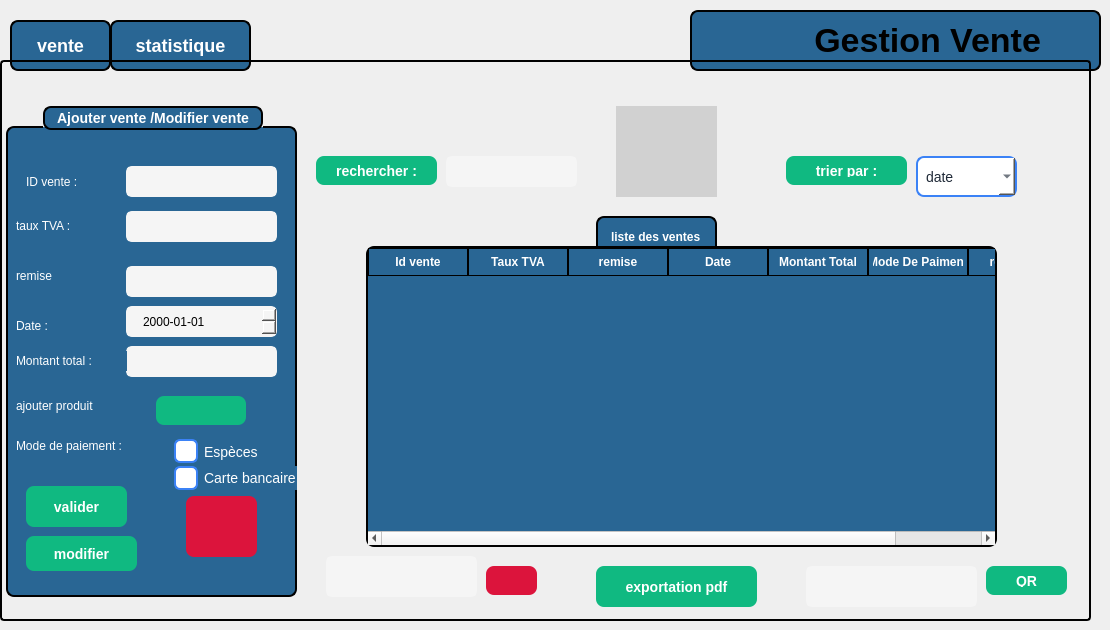
    <widget class="QWidget" name="vente">
     <widget class="QPushButton" name="btnpage2vente">
      <property name="geometry">
       <rect>
        <x>110</x>
        <y>20</y>
        <width>141</width>
        <height>51</height>
       </rect>
      </property>
      <property name="styleSheet">
       <string notr="true">QPushButton {
    border: 2px solid black;
    border-radius: 8px;
    font-weight: bold;
    font-size: 18px;              /* texte plus grand */
    background-color: rgb(41, 102, 148); /* bleu normal */
    color: white;
    padding: 8px 16px;
}

/* Quand la souris passe dessus */
QPushButton:hover {
    background-color: rgb(61, 122, 168); /* bleu plus clair */
}

/* Quand on clique dessus */
QPushButton:pressed {
    background-color: rgb(81, 142, 188); /* encore plus clair */
}

/* Bouton actif (par ex. quand on est sur la page 1) */
QPushButton[active=&quot;true&quot;] {
    background-color: #10b981;  /* vert quand actif */
    color: white;
}
</string>
      </property>
      <property name="text">
       <string>statistique</string>
      </property>
     </widget>
     <widget class="QStackedWidget" name="stackedWidgetvente">
      <property name="geometry">
       <rect>
        <x>0</x>
        <y>60</y>
        <width>1091</width>
        <height>561</height>
       </rect>
      </property>
      <property name="styleSheet">
       <string notr="true">QStackedWidget {
  border: 2px solid black;
  border-radius: 4px;
  padding: 4px;
}</string>
      </property>
      <property name="currentIndex">
       <number>1</number>
      </property>
      <widget class="QWidget" name="page_16">
       <widget class="QLabel" name="labelStatVentes">
        <property name="geometry">
         <rect>
          <x>20</x>
          <y>10</y>
          <width>1051</width>
          <height>531</height>
         </rect>
        </property>
        <property name="text">
         <string>TextLabel</string>
        </property>
       </widget>
      </widget>
      <widget class="QWidget" name="page_1">
       <widget class="QGroupBox" name="groupBox_12">
        <property name="geometry">
         <rect>
          <x>0</x>
          <y>40</y>
          <width>291</width>
          <height>491</height>
         </rect>
        </property>
        <property name="styleSheet">
         <string notr="true">
QGroupBox {
    background-color: rgb(41, 102, 148);   /* blue background */
    border: 2px solid black;               /* black border, 2px wide */
    border-radius: 8px;                    /* rounded corners */
    margin-top: 20px;                      /* space for the title */
    color: white;                          /* title text color */
    font-weight: bold;
    font-size: 14px;
}

QGroupBox::title {
 border: 2px solid black;               /* black border, 2px wide */
    border-radius: 8px;     
background-color: rgb(41, 102, 148);
    subcontrol-origin: margin;
    subcontrol-position: top center;       /* title centered */
    padding: 2px 10px;
}</string>
        </property>
        <property name="title">
         <string>Ajouter vente /Modifier vente</string>
        </property>
        <widget class="QLabel" name="label_101">
         <property name="geometry">
          <rect>
           <x>20</x>
           <y>60</y>
           <width>63</width>
           <height>31</height>
          </rect>
         </property>
         <property name="styleSheet">
          <string notr="true">background-color:rgb(41, 102, 148);
color: rgb(255, 255, 255)</string>
         </property>
         <property name="text">
          <string>ID vente :</string>
         </property>
        </widget>
        <widget class="QLineEdit" name="lineEdit_45">
         <property name="geometry">
          <rect>
           <x>120</x>
           <y>60</y>
           <width>151</width>
           <height>31</height>
          </rect>
         </property>
         <property name="styleSheet">
          <string notr="true">QLineEdit {
    width: 150px;
    height: 150px;
    border: 3px solid rgb(245,245,245);
    border-radius: 6px;
    padding: 6px 12px;
    color: rgb(0,0,0);
    background-color: rgb(245,245,245); 
}</string>
         </property>
         <property name="text">
          <string/>
         </property>
        </widget>
        <widget class="QLineEdit" name="lineEdit_46">
         <property name="geometry">
          <rect>
           <x>120</x>
           <y>105</y>
           <width>151</width>
           <height>31</height>
          </rect>
         </property>
         <property name="styleSheet">
          <string notr="true">QLineEdit {
    width: 150px;
    height: 150px;
    border: 3px solid rgb(245,245,245);
    border-radius: 6px;
    padding: 6px 12px;
    color: rgb(0,0,0);
    background-color: rgb(245,245,245); 
}</string>
         </property>
         <property name="text">
          <string/>
         </property>
        </widget>
        <widget class="QLineEdit" name="lineEdit_47">
         <property name="geometry">
          <rect>
           <x>120</x>
           <y>160</y>
           <width>151</width>
           <height>31</height>
          </rect>
         </property>
         <property name="styleSheet">
          <string notr="true">QLineEdit {
    width: 150px;
    height: 150px;
    border: 3px solid rgb(245,245,245);
    border-radius: 6px;
    padding: 6px 12px;
    color: rgb(0,0,0);
    background-color: rgb(245,245,245); 
}</string>
         </property>
         <property name="text">
          <string/>
         </property>
        </widget>
        <widget class="QLineEdit" name="lineEdit_49">
         <property name="geometry">
          <rect>
           <x>120</x>
           <y>240</y>
           <width>151</width>
           <height>31</height>
          </rect>
         </property>
         <property name="styleSheet">
          <string notr="true">QLineEdit {
    width: 150px;
    height: 150px;
    border: 3px solid rgb(245,245,245);
    border-radius: 6px;
    padding: 6px 12px;
    color: rgb(0,0,0);
    background-color: rgb(245,245,245); 
}</string>
         </property>
         <property name="text">
          <string/>
         </property>
        </widget>
        <widget class="QLabel" name="label_102">
         <property name="geometry">
          <rect>
           <x>10</x>
           <y>110</y>
           <width>121</width>
           <height>20</height>
          </rect>
         </property>
         <property name="styleSheet">
          <string notr="true">background-color:rgb(41, 102, 148);
color: rgb(255, 255, 255)</string>
         </property>
         <property name="text">
          <string>taux TVA :</string>
         </property>
        </widget>
        <widget class="QLabel" name="label_103">
         <property name="geometry">
          <rect>
           <x>10</x>
           <y>160</y>
           <width>63</width>
           <height>20</height>
          </rect>
         </property>
         <property name="styleSheet">
          <string notr="true">background-color:rgb(41, 102, 148);
color: rgb(255, 255, 255)</string>
         </property>
         <property name="text">
          <string>remise</string>
         </property>
        </widget>
        <widget class="QLabel" name="label_104">
         <property name="geometry">
          <rect>
           <x>10</x>
           <y>210</y>
           <width>63</width>
           <height>20</height>
          </rect>
         </property>
         <property name="styleSheet">
          <string notr="true">background-color:rgb(41, 102, 148);
color: rgb(255, 255, 255)</string>
         </property>
         <property name="text">
          <string>Date :</string>
         </property>
        </widget>
        <widget class="QDateEdit" name="dateEdit_3">
         <property name="geometry">
          <rect>
           <x>120</x>
           <y>200</y>
           <width>151</width>
           <height>31</height>
          </rect>
         </property>
         <property name="styleSheet">
          <string notr="true">QDateEdit {
    border: 3px solid rgb(245,245,245);
    border-radius: 6px;
    padding: 6px 12px;
    color: rgb(0,0,0);
    background-color: rgb(245,245,245); 
}</string>
         </property>
         <property name="displayFormat">
          <string>yyyy-MM-dd</string>
         </property>
        </widget>
        <widget class="QLabel" name="label_106">
         <property name="geometry">
          <rect>
           <x>10</x>
           <y>320</y>
           <width>111</width>
           <height>20</height>
          </rect>
         </property>
         <property name="styleSheet">
          <string notr="true">background-color:rgb(41, 102, 148);
color: rgb(255, 255, 255)</string>
         </property>
         <property name="text">
          <string/>
         </property>
        </widget>
        <widget class="QLabel" name="label_107">
         <property name="geometry">
          <rect>
           <x>10</x>
           <y>245</y>
           <width>111</width>
           <height>20</height>
          </rect>
         </property>
         <property name="styleSheet">
          <string notr="true">background-color:rgb(41, 102, 148);
color: rgb(255, 255, 255)</string>
         </property>
         <property name="text">
          <string>Montant total :</string>
         </property>
        </widget>
        <widget class="QLabel" name="label_108">
         <property name="geometry">
          <rect>
           <x>10</x>
           <y>330</y>
           <width>141</width>
           <height>20</height>
          </rect>
         </property>
         <property name="styleSheet">
          <string notr="true">background-color:rgb(41, 102, 148);
color: rgb(255, 255, 255)</string>
         </property>
         <property name="text">
          <string>Mode de paiement :</string>
         </property>
        </widget>
        <widget class="QRadioButton" name="radioButton_5">
         <property name="geometry">
          <rect>
           <x>160</x>
           <y>330</y>
           <width>110</width>
           <height>31</height>
          </rect>
         </property>
         <property name="styleSheet">
          <string notr="true">QRadioButton {
    color: white;
    font-size: 14px;
    padding-left: 8px;
background-color: rgb(41, 102, 148);
}

QRadioButton::indicator {
    width: 20px;
    height: 20px;
    border: 2px solid #3b82f6;
    border-radius: 6px;      /* rounded corners */
    background-color: white;  /* unchecked background */
}

QRadioButton::indicator:checked {
    background-color: #FFD700;  /* blue fill when checked */
}</string>
         </property>
         <property name="text">
          <string>Espèces</string>
         </property>
        </widget>
        <widget class="QRadioButton" name="radioButton_6">
         <property name="geometry">
          <rect>
           <x>160</x>
           <y>360</y>
           <width>161</width>
           <height>24</height>
          </rect>
         </property>
         <property name="styleSheet">
          <string notr="true">QRadioButton {
    color: white;
    font-size: 14px;
    padding-left: 8px;
background-color: rgb(41, 102, 148);
}

QRadioButton::indicator {
    width: 20px;
    height: 20px;
    border: 2px solid #3b82f6;
    border-radius: 6px;      /* rounded corners */
    background-color: white;  /* unchecked background */
}

QRadioButton::indicator:checked {
    background-color: #FFD700;  /* blue fill when checked */
}</string>
         </property>
         <property name="text">
          <string>Carte bancaire</string>
         </property>
        </widget>
        <widget class="QPushButton" name="pushButton_33">
         <property name="geometry">
          <rect>
           <x>20</x>
           <y>380</y>
           <width>101</width>
           <height>41</height>
          </rect>
         </property>
         <property name="styleSheet">
          <string notr="true">QPushButton {
    background-color: #10b981;   /* normal state */
    color: white;
    border: none;
    border-radius: 8px;
    padding: 8px 20px;
    font-size: 14px;
    font-weight: bold;
}

QPushButton:hover {
    background-color: #059669;   /* darker on hover */
}</string>
         </property>
         <property name="text">
          <string>valider</string>
         </property>
        </widget>
        <widget class="QPushButton" name="modifier_vente">
         <property name="geometry">
          <rect>
           <x>20</x>
           <y>430</y>
           <width>111</width>
           <height>35</height>
          </rect>
         </property>
         <property name="styleSheet">
          <string notr="true">QPushButton {
    background-color: #10b981;   /* normal state */
    color: white;
    border: none;
    border-radius: 8px;
    padding: 8px 20px;
    font-size: 14px;
    font-weight: bold;
}

QPushButton:hover {
    background-color: #059669;   /* darker on hover */
}</string>
         </property>
         <property name="text">
          <string>modifier</string>
         </property>
        </widget>
        <widget class="QPushButton" name="annulerajout_vente_2">
         <property name="geometry">
          <rect>
           <x>180</x>
           <y>390</y>
           <width>71</width>
           <height>61</height>
          </rect>
         </property>
         <property name="styleSheet">
          <string notr="true">QPushButton {

	background-color: rgb(220, 20, 60);
	
    color: white;
    border: none;
    border-radius: 8px;
    padding: 8px 20px;
    font-size: 14px;
    font-weight: bold;
}

QPushButton:hover {
      /* darker on hover */
	background-color: rgb(140, 0, 0);
}
</string>
         </property>
         <property name="text">
          <string/>
         </property>
         <property name="icon">
          <iconset theme="QIcon::ThemeIcon::EditClear"/>
         </property>
        </widget>
        <widget class="QLabel" name="label_111">
         <property name="geometry">
          <rect>
           <x>10</x>
           <y>290</y>
           <width>121</width>
           <height>20</height>
          </rect>
         </property>
         <property name="styleSheet">
          <string notr="true">background-color:rgb(41, 102, 148);
color: rgb(255, 255, 255)</string>
         </property>
         <property name="text">
          <string>ajouter produit</string>
         </property>
        </widget>
        <widget class="QPushButton" name="pushButton_7">
         <property name="geometry">
          <rect>
           <x>150</x>
           <y>290</y>
           <width>90</width>
           <height>29</height>
          </rect>
         </property>
         <property name="styleSheet">
          <string notr="true">QPushButton {
    background-color: #10b981;   /* normal state */
    color: white;
    border: none;
    border-radius: 8px;
    padding: 8px 20px;
    font-size: 14px;
    font-weight: bold;
}

QPushButton:hover {
    background-color: #059669;   /* darker on hover */
}
</string>
         </property>
         <property name="text">
          <string/>
         </property>
         <property name="icon">
          <iconset theme="QIcon::ThemeIcon::ListAdd"/>
         </property>
        </widget>
        <zorder>label_102</zorder>
        <zorder>label_101</zorder>
        <zorder>lineEdit_45</zorder>
        <zorder>lineEdit_46</zorder>
        <zorder>lineEdit_47</zorder>
        <zorder>lineEdit_49</zorder>
        <zorder>label_103</zorder>
        <zorder>label_104</zorder>
        <zorder>dateEdit_3</zorder>
        <zorder>label_106</zorder>
        <zorder>label_107</zorder>
        <zorder>label_108</zorder>
        <zorder>radioButton_5</zorder>
        <zorder>radioButton_6</zorder>
        <zorder>pushButton_33</zorder>
        <zorder>modifier_vente</zorder>
        <zorder>annulerajout_vente_2</zorder>
        <zorder>label_111</zorder>
        <zorder>pushButton_7</zorder>
       </widget>
       <widget class="QPushButton" name="pushButton_34">
        <property name="geometry">
         <rect>
          <x>310</x>
          <y>90</y>
          <width>121</width>
          <height>29</height>
         </rect>
        </property>
        <property name="styleSheet">
         <string notr="true">QPushButton {
    background-color: #10b981;   /* normal state */
    color: white;
    border: none;
    border-radius: 8px;
    padding: 8px 20px;
    font-size: 14px;
    font-weight: bold;
}

QPushButton:hover {
    background-color: #059669;   /* darker on hover */
}</string>
        </property>
        <property name="text">
         <string>rechercher :</string>
        </property>
       </widget>
       <widget class="QLineEdit" name="lineEdit_vente">
        <property name="geometry">
         <rect>
          <x>440</x>
          <y>90</y>
          <width>131</width>
          <height>31</height>
         </rect>
        </property>
        <property name="styleSheet">
         <string notr="true">QLineEdit {
    width: 150px;
    height: 150px;
    border: 3px solid rgb(245,245,245);
    border-radius: 6px;
    padding: 6px 12px;
    color: rgb(0,0,0);
    background-color: rgb(245,245,245); 
}</string>
        </property>
       </widget>
       <widget class="QPushButton" name="pushButton_35">
        <property name="geometry">
         <rect>
          <x>780</x>
          <y>90</y>
          <width>121</width>
          <height>29</height>
         </rect>
        </property>
        <property name="styleSheet">
         <string notr="true">QPushButton {
    background-color: #10b981;   /* normal state */
    color: white;
    border: none;
    border-radius: 8px;
    padding: 8px 20px;
    font-size: 14px;
    font-weight: bold;
}

QPushButton:hover {
    background-color: #059669;   /* darker on hover */
}
</string>
        </property>
        <property name="text">
         <string>trier par :</string>
        </property>
       </widget>
       <widget class="QTableWidget" name="tableWidgetvente">
        <property name="geometry">
         <rect>
          <x>360</x>
          <y>180</y>
          <width>631</width>
          <height>301</height>
         </rect>
        </property>
        <property name="styleSheet">
         <string notr="true">QTableWidget {
    background-color: rgb(41, 102, 148);   /* blue background */
    border: 2px solid black;
    border-radius: 8px;
    font-weight: bold;
    font-size: 14px;
    gridline-color: black;                 /* cell grid lines */
    color: white;                          
    selection-background-color: #10b981;
    selection-color: white;
    outline: 0;
}

QTableWidget::item {
    border: 1px solid black;               /* give each cell a border */
    padding: 4px;
}

QHeaderView::section {
    background-color: rgb(41, 102, 148);
    color: white;
    border: 1px solid black;              /* column header border */
    padding: 4px;
    font-weight: bold;
}</string>
        </property>
        <column>
         <property name="text">
          <string>Id vente</string>
         </property>
        </column>
        <column>
         <property name="text">
          <string>Taux TVA</string>
         </property>
        </column>
        <column>
         <property name="text">
          <string>remise</string>
         </property>
        </column>
        <column>
         <property name="text">
          <string>Date</string>
         </property>
        </column>
        <column>
         <property name="text">
          <string>Montant Total</string>
         </property>
        </column>
        <column>
         <property name="text">
          <string>Mode De Paiment</string>
         </property>
        </column>
        <column>
         <property name="text">
          <string>refproduit</string>
         </property>
        </column>
       </widget>
       <widget class="QLineEdit" name="lineEdit_supprimer_vente">
        <property name="geometry">
         <rect>
          <x>320</x>
          <y>490</y>
          <width>151</width>
          <height>41</height>
         </rect>
        </property>
        <property name="styleSheet">
         <string notr="true">QLineEdit {
    width: 150px;
    height: 150px;
    border: 3px solid rgb(245,245,245);
    border-radius: 6px;
    padding: 6px 12px;
    color: rgb(0,0,0);
    background-color: rgb(245,245,245); 
}</string>
        </property>
        <property name="text">
         <string/>
        </property>
       </widget>
       <widget class="QPushButton" name="pushButton_3">
        <property name="geometry">
         <rect>
          <x>480</x>
          <y>500</y>
          <width>51</width>
          <height>29</height>
         </rect>
        </property>
        <property name="styleSheet">
         <string notr="true">QPushButton {

	background-color: rgb(220, 20, 60);
	
    color: white;
    border: none;
    border-radius: 8px;
    padding: 8px 20px;
    font-size: 14px;
    font-weight: bold;
}

QPushButton:hover {
      /* darker on hover */
	background-color: rgb(140, 0, 0);
}
</string>
        </property>
        <property name="text">
         <string/>
        </property>
        <property name="icon">
         <iconset theme="QIcon::ThemeIcon::EditDelete"/>
        </property>
       </widget>
       <widget class="QLabel" name="label_109">
        <property name="geometry">
         <rect>
          <x>590</x>
          <y>150</y>
          <width>121</width>
          <height>41</height>
         </rect>
        </property>
        <property name="styleSheet">
         <string notr="true">QLabel {
    border: 2px solid black;           /* bordure noire, 2px */
    border-radius: 8px;
    background-color: rgb(41, 102, 148); /* même couleur de fond */
    color: white;                       /* texte blanc */
    font-weight: bold;                  /* texte un peu gras */
    subcontrol-origin: margin;
    subcontrol-position: top center;    /* titre centré */
    padding: 2px 10px;
}</string>
        </property>
        <property name="text">
         <string>liste des ventes</string>
        </property>
       </widget>
       <widget class="QLabel" name="image_4">
        <property name="geometry">
         <rect>
          <x>610</x>
          <y>40</y>
          <width>101</width>
          <height>91</height>
         </rect>
        </property>
        <property name="styleSheet">
         <string notr="true">background-color: rgb(209, 209, 209);
   </string>
        </property>
        <property name="text">
         <string/>
        </property>
        <property name="pixmap">
         <pixmap>../Projet/images/photo.png</pixmap>
        </property>
       </widget>
       <widget class="QComboBox" name="comboBox_10">
        <property name="geometry">
         <rect>
          <x>910</x>
          <y>90</y>
          <width>101</width>
          <height>41</height>
         </rect>
        </property>
        <property name="styleSheet">
         <string notr="true">QComboBox {
    background-color: rgb(255, 255, 255);   /* white background */
    color: #1f2937;                         /* selected text color */
    border: 2px solid #3b82f6;              /* blue border */
    border-radius: 8px;
    font-size: 14px;
    padding: 4px 8px;
}

/* Dropdown list styling */
QComboBox QAbstractItemView {
    background-color: rgb(255, 255, 255);
    color: #1f2937;
    selection-background-color: #3b82f6;
    selection-color: white;
}

/* Make the arrow black */
QComboBox::down-arrow {
    width: 12px;
    height: 12px;
    image: none; 
                      /* remove default image */
	background-color: rgb(0, 170, 255);
    border-left: 6px solid transparent;
    border-right: 6px solid transparent;
    border-top: 6px solid black;       /* black arrow */
}
</string>
        </property>
        <item>
         <property name="text">
          <string>date</string>
         </property>
        </item>
       </widget>
       <widget class="QLineEdit" name="lineEdit_email">
        <property name="geometry">
         <rect>
          <x>800</x>
          <y>500</y>
          <width>171</width>
          <height>41</height>
         </rect>
        </property>
        <property name="styleSheet">
         <string notr="true">QLineEdit {
    width: 150px;
    height: 150px;
    border: 3px solid rgb(245,245,245);
    border-radius: 6px;
    padding: 6px 12px;
    color: rgb(0,0,0);
    background-color: rgb(245,245,245); 
}</string>
        </property>
        <property name="text">
         <string/>
        </property>
       </widget>
       <widget class="QPushButton" name="pushButton_2">
        <property name="geometry">
         <rect>
          <x>980</x>
          <y>500</y>
          <width>81</width>
          <height>29</height>
         </rect>
        </property>
        <property name="styleSheet">
         <string notr="true">QPushButton {
    background-color: #10b981;   /* normal state */
    color: white;
    border: none;
    border-radius: 8px;
    padding: 8px 20px;
    font-size: 14px;
    font-weight: bold;
}

QPushButton:hover {
    background-color: #059669;   /* darker on hover */
}
</string>
        </property>
        <property name="text">
         <string>QR</string>
        </property>
        <property name="icon">
         <iconset theme="QIcon::ThemeIcon::AddressBookNew"/>
        </property>
       </widget>
       <widget class="QPushButton" name="pushButton_expor">
        <property name="geometry">
         <rect>
          <x>590</x>
          <y>500</y>
          <width>161</width>
          <height>41</height>
         </rect>
        </property>
        <property name="styleSheet">
         <string notr="true">QPushButton {
    background-color: #10b981;   /* normal state */
    color: white;
    border: none;
    border-radius: 8px;
    padding: 8px 20px;
    font-size: 14px;
    font-weight: bold;
}</string>
        </property>
        <property name="text">
         <string>exportation pdf</string>
        </property>
       </widget>
       <zorder>label_109</zorder>
       <zorder>groupBox_12</zorder>
       <zorder>pushButton_34</zorder>
       <zorder>lineEdit_vente</zorder>
       <zorder>pushButton_35</zorder>
       <zorder>tableWidgetvente</zorder>
       <zorder>lineEdit_supprimer_vente</zorder>
       <zorder>pushButton_3</zorder>
       <zorder>image_4</zorder>
       <zorder>comboBox_10</zorder>
       <zorder>lineEdit_email</zorder>
       <zorder>pushButton_2</zorder>
       <zorder>pushButton_expor</zorder>
      </widget>
     </widget>
     <widget class="QPushButton" name="btnpage1vente">
      <property name="geometry">
       <rect>
        <x>10</x>
        <y>20</y>
        <width>101</width>
        <height>51</height>
       </rect>
      </property>
      <property name="styleSheet">
       <string notr="true">QPushButton {
    border: 2px solid black;
    border-radius: 8px;
    font-weight: bold;
    font-size: 18px;              /* texte plus grand */
    background-color: rgb(41, 102, 148); /* bleu normal */
    color: white;
    padding: 8px 16px;
}

/* Quand la souris passe dessus */
QPushButton:hover {
    background-color: rgb(61, 122, 168); /* bleu plus clair */
}

/* Quand on clique dessus */
QPushButton:pressed {
    background-color: rgb(81, 142, 188); /* encore plus clair */
}

/* Bouton actif (par ex. quand on est sur la page 1) */
QPushButton[active=&quot;true&quot;] {
    background-color: #10b981;  /* vert quand actif */
    color: white;
}
</string>
      </property>
      <property name="text">
       <string>vente</string>
      </property>
     </widget>
     <widget class="QLabel" name="label_110">
      <property name="geometry">
       <rect>
        <x>690</x>
        <y>10</y>
        <width>411</width>
        <height>61</height>
       </rect>
      </property>
      <property name="styleSheet">
       <string notr="true">QLabel{
 border: 2px solid black;   /* blue border */
    border-radius: 8px;
 font-weight: bold;
    font-size: 34px;
background-color: rgb(41, 102, 148);}</string>
      </property>
      <property name="text">
       <string>            Gestion Vente</string>
      </property>
     </widget>
     <zorder>btnpage2vente</zorder>
     <zorder>btnpage1vente</zorder>
     <zorder>label_110</zorder>
     <zorder>stackedWidgetvente</zorder>
    </widget>
